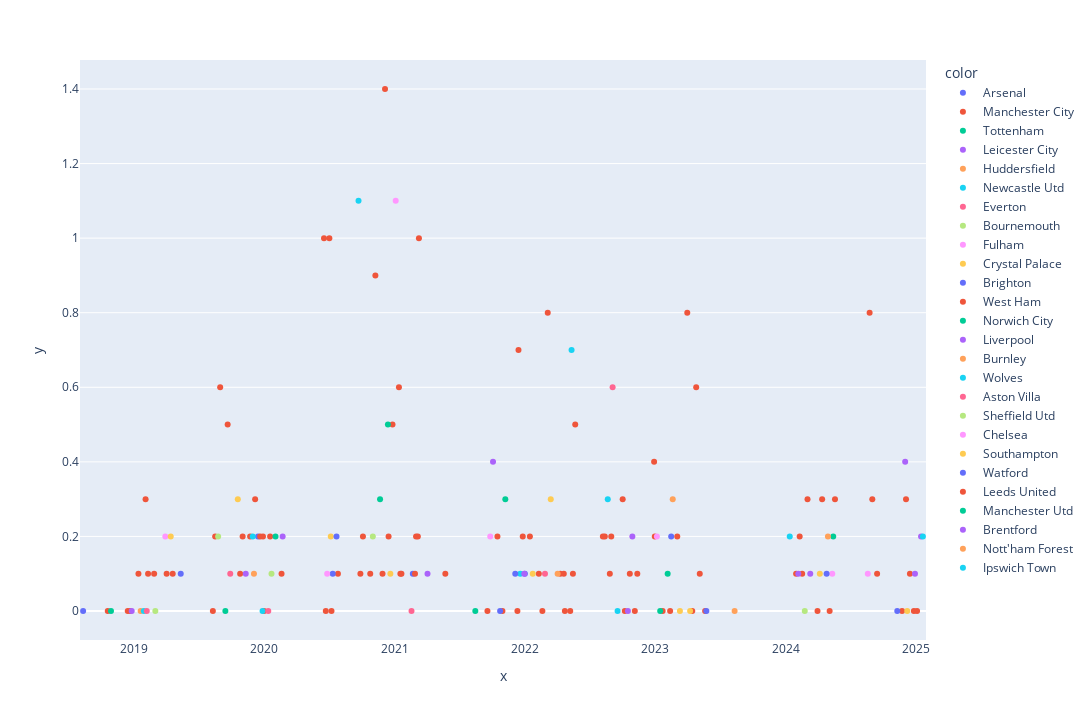

Here is the notebook cell this chart was saved with:
### Code cell
fig = px.strip(
    x=ply['date']
    ,y=ply[('Expected|xG')]
    ,color=ply['home_team']
    ,hover_data=[ply[('Performance|Gls')]]
    ,height=720
    ,width=1280
    )

fig.show()

### Figure 1 — Plotly figure (JSON) as saved in the notebook; plotly's stock layout.template omitted (floating-point values rounded to 4 significant figures)
{"data": [{"alignmentgroup": "True", "boxpoints": "all", "customdata": [[0], [2], [0], [0], [1]], "fillcolor": "rgba(255,255,255,0)", "hoveron": "points", "hovertemplate": "color=Arsenal<br>x=%{x}<br>y=%{y}<br>hover_data_0=%{customdata[0]}<extra></extra>", "legendgroup": "Arsenal", "line": {"color": "rgba(255,255,255,0)"}, "marker": {"color": "#636efa"}, "name": "Arsenal", "offsetgroup": "Arsenal", "orientation": "v", "pointpos": 0, "showlegend": true, "type": "box", "x": ["2018-08-12", "2019-12-15", "2021-02-21", "2022-01-01", "2023-02-15"], "x0": " ", "xaxis": "x", "y": [0, 0.2, 0.1, 0.1, 0.2], "y0": " ", "yaxis": "y"}, {"alignmentgroup": "True", "boxpoints": "all", "customdata": [[0], [0], [1], [0], [0], [0], [0], [1], [0], [0], [1], [1], [0], [0], [1], [0], [0], [1], [0], [0], [1], [1], [0], [1], [0], [2], [0], [0], [0], [1], [0], [0], [0], [0], [0], [0], [0], [0], [2], [1], [0], [1], [0], [0], [2], [1], [1], [1], [0], [2], [1], [0], [0], [0], [0], [1], [0], [0], [0], [0], [1], [0], [0], [0], [0], [0], [0], [1], [0], [2], [0], [0], [0], [0], [0], [0], [0], [0], [0], [0], [1], [0], [0], [1], [0], [0], [0]], "fillcolor": "rgba(255,255,255,0)", "hoveron": "points", "hovertemplate": "color=Manchester City<br>x=%{x}<br>y=%{y}<br>hover_data_0=%{customdata[0]}<extra></extra>", "legendgroup": "Manchester City", "line": {"color": "rgba(255,255,255,0)"}, "marker": {"color": "#EF553B"}, "name": "Manchester City", "offsetgroup": "Manchester City", "orientation": "v", "pointpos": 0, "showlegend": true, "type": "box", "x": ["2018-10-20", "2018-12-15", "2018-12-22", "2019-01-14", "2019-02-03", "2019-02-10", "2019-02-27", "2019-04-03", "2019-04-20", "2019-08-17", "2019-08-31", "2019-09-21", "2019-10-26", "2019-11-02", "2019-11-23", "2019-12-07", "2019-12-21", "2019-12-29", "2020-01-01", "2020-01-18", "2020-02-19", "2020-06-17", "2020-06-22", "2020-07-02", "2020-07-08", "2020-07-26", "2020-09-27", "2020-11-08", "2020-11-28", "2020-12-05", "2020-12-15", "2020-12-26", "2021-01-13", "2021-01-17", "2021-01-20", "2021-02-27", "2021-03-02", "2021-03-07", "2021-03-10", "2021-05-23", "2021-09-18", "2021-10-16", "2021-10-30", "2021-12-11", "2021-12-14", "2021-12-26", "2022-01-15", "2022-02-09", "2022-02-19", "2022-03-06", "2022-04-10", "2022-04-20", "2022-04-23", "2022-05-08", "2022-05-22", "2022-08-13", "2022-08-27", "2022-08-31", "2022-10-02", "2022-10-08", "2022-10-22", "2022-11-05", "2022-11-12", "2022-12-31", "2023-01-22", "2023-02-12", "2023-03-04", "2023-04-01", "2023-04-15", "2023-04-26", "2023-05-06", "2023-05-21", "2024-01-31", "2024-02-10", "2024-02-17", "2024-03-03", "2024-03-31", "2024-04-13", "2024-05-04", "2024-05-19", "2024-08-24", "2024-09-14", "2024-11-23", "2024-12-04", "2024-12-15", "2024-12-26", "2025-01-04"], "x0": " ", "xaxis": "x", "y": [0, 0, 0, 0.1, 0.3, 0.1, 0.1, 0.1, 0.1, 0.2, 0.6, 0.5, 0.1, 0.2, 0.2, 0.3, 0.2, 0.2, 0, 0.2, 0.1, 1, 0, 1, 0, 0.1, 0.1, 0.9, 0.1, 1.4, 0.2, 0.5, 0.6, 0.1, 0.1, 0.1, 0.2, 0.2, 1, 0.1, 0, 0.2, 0, 0, 0.7, 0.2, 0.2, 0.1, 0, 0.8, 0.1, 0.1, 0, 0, 0.5, 0.2, 0.1, 0.2, 0.3, 0, 0.1, 0, 0.1, 0.2, 0, 0, 0.2, 0.8, 0, 0.6, 0.1, 0, 0.1, 0.2, 0.1, 0.3, 0, 0.3, 0, 0.3, 0.8, 0.1, 0, 0.3, 0.1, 0, 0], "y0": " ", "yaxis": "y"}, {"alignmentgroup": "True", "boxpoints": "all", "customdata": [[0], [0], [0], [0], [0], [0]], "fillcolor": "rgba(255,255,255,0)", "hoveron": "points", "hovertemplate": "color=Tottenham<br>x=%{x}<br>y=%{y}<br>hover_data_0=%{customdata[0]}<extra></extra>", "legendgroup": "Tottenham", "line": {"color": "rgba(255,255,255,0)"}, "marker": {"color": "#00cc96"}, "name": "Tottenham", "offsetgroup": "Tottenham", "orientation": "v", "pointpos": 0, "showlegend": true, "type": "box", "x": ["2018-10-29", "2020-02-02", "2020-11-21", "2021-08-15", "2023-02-05", "2024-05-14"], "x0": " ", "xaxis": "x", "y": [0, 0.2, 0.3, 0, 0.1, 0.2], "y0": " ", "yaxis": "y"}, {"alignmentgroup": "True", "boxpoints": "all", "customdata": [[0], [0], [0], [1], [0]], "fillcolor": "rgba(255,255,255,0)", "hoveron": "points", "hovertemplate": "color=Leicester City<br>x=%{x}<br>y=%{y}<br>hover_data_0=%{customdata[0]}<extra></extra>", "legendgroup": "Leicester City", "line": {"color": "rgba(255,255,255,0)"}, "marker": {"color": "#ab63fa"}, "name": "Leicester City", "offsetgroup": "Leicester City", "orientation": "v", "pointpos": 0, "showlegend": true, "type": "box", "x": ["2018-12-26", "2020-02-22", "2021-04-03", "2022-10-29", "2024-12-29"], "x0": " ", "xaxis": "x", "y": [0, 0.2, 0.1, 0.2, 0.1], "y0": " ", "yaxis": "y"}, {"alignmentgroup": "True", "boxpoints": "all", "customdata": [[0]], "fillcolor": "rgba(255,255,255,0)", "hoveron": "points", "hovertemplate": "color=Huddersfield<br>x=%{x}<br>y=%{y}<br>hover_data_0=%{customdata[0]}<extra></extra>", "legendgroup": "Huddersfield", "line": {"color": "rgba(255,255,255,0)"}, "marker": {"color": "#FFA15A"}, "name": "Huddersfield", "offsetgroup": "Huddersfield", "orientation": "v", "pointpos": 0, "showlegend": true, "type": "box", "x": ["2019-01-20"], "x0": " ", "xaxis": "x", "y": [0], "y0": " ", "yaxis": "y"}, {"alignmentgroup": "True", "boxpoints": "all", "customdata": [[0], [1], [0], [0], [1]], "fillcolor": "rgba(255,255,255,0)", "hoveron": "points", "hovertemplate": "color=Newcastle Utd<br>x=%{x}<br>y=%{y}<br>hover_data_0=%{customdata[0]}<extra></extra>", "legendgroup": "Newcastle Utd", "line": {"color": "rgba(255,255,255,0)"}, "marker": {"color": "#19d3f3"}, "name": "Newcastle Utd", "offsetgroup": "Newcastle Utd", "orientation": "v", "pointpos": 0, "showlegend": true, "type": "box", "x": ["2019-01-29", "2019-11-30", "2021-12-19", "2022-08-21", "2024-01-13"], "x0": " ", "xaxis": "x", "y": [0, 0.2, 0.1, 0.3, 0.2], "y0": " ", "yaxis": "y"}, {"alignmentgroup": "True", "boxpoints": "all", "customdata": [[0], [0], [0], [0]], "fillcolor": "rgba(255,255,255,0)", "hoveron": "points", "hovertemplate": "color=Everton<br>x=%{x}<br>y=%{y}<br>hover_data_0=%{customdata[0]}<extra></extra>", "legendgroup": "Everton", "line": {"color": "rgba(255,255,255,0)"}, "marker": {"color": "#FF6692"}, "name": "Everton", "offsetgroup": "Everton", "orientation": "v", "pointpos": 0, "showlegend": true, "type": "box", "x": ["2019-02-06", "2019-09-28", "2021-02-17", "2022-02-26"], "x0": " ", "xaxis": "x", "y": [0, 0.1, 0, 0.1], "y0": " ", "yaxis": "y"}, {"alignmentgroup": "True", "boxpoints": "all", "customdata": [[0], [0], [0]], "fillcolor": "rgba(255,255,255,0)", "hoveron": "points", "hovertemplate": "color=Bournemouth<br>x=%{x}<br>y=%{y}<br>hover_data_0=%{customdata[0]}<extra></extra>", "legendgroup": "Bournemouth", "line": {"color": "rgba(255,255,255,0)"}, "marker": {"color": "#B6E880"}, "name": "Bournemouth", "offsetgroup": "Bournemouth", "orientation": "v", "pointpos": 0, "showlegend": true, "type": "box", "x": ["2019-03-02", "2019-08-25", "2024-02-24"], "x0": " ", "xaxis": "x", "y": [0, 0.2, 0], "y0": " ", "yaxis": "y"}, {"alignmentgroup": "True", "boxpoints": "all", "customdata": [[0], [0]], "fillcolor": "rgba(255,255,255,0)", "hoveron": "points", "hovertemplate": "color=Fulham<br>x=%{x}<br>y=%{y}<br>hover_data_0=%{customdata[0]}<extra></extra>", "legendgroup": "Fulham", "line": {"color": "rgba(255,255,255,0)"}, "marker": {"color": "#FF97FF"}, "name": "Fulham", "offsetgroup": "Fulham", "orientation": "v", "pointpos": 0, "showlegend": true, "type": "box", "x": ["2019-03-30", "2024-05-11"], "x0": " ", "xaxis": "x", "y": [0.2, 0.1], "y0": " ", "yaxis": "y"}, {"alignmentgroup": "True", "boxpoints": "all", "customdata": [[0], [0], [0], [0], [2], [0]], "fillcolor": "rgba(255,255,255,0)", "hoveron": "points", "hovertemplate": "color=Crystal Palace<br>x=%{x}<br>y=%{y}<br>hover_data_0=%{customdata[0]}<extra></extra>", "legendgroup": "Crystal Palace", "line": {"color": "rgba(255,255,255,0)"}, "marker": {"color": "#FECB52"}, "name": "Crystal Palace", "offsetgroup": "Crystal Palace", "orientation": "v", "pointpos": 0, "showlegend": true, "type": "box", "x": ["2019-04-14", "2019-10-19", "2022-03-14", "2023-03-11", "2024-04-06", "2024-12-07"], "x0": " ", "xaxis": "x", "y": [0.2, 0.3, 0.3, 0, 0.1, 0], "y0": " ", "yaxis": "y"}, {"alignmentgroup": "True", "boxpoints": "all", "customdata": [[0], [0], [0], [0], [1], [0]], "fillcolor": "rgba(255,255,255,0)", "hoveron": "points", "hovertemplate": "color=Brighton<br>x=%{x}<br>y=%{y}<br>hover_data_0=%{customdata[0]}<extra></extra>", "legendgroup": "Brighton", "line": {"color": "rgba(255,255,255,0)"}, "marker": {"color": "#636efa"}, "name": "Brighton", "offsetgroup": "Brighton", "orientation": "v", "pointpos": 0, "showlegend": true, "type": "box", "x": ["2019-05-12", "2020-07-11", "2021-10-23", "2023-05-24", "2024-04-25", "2024-11-09"], "x0": " ", "xaxis": "x", "y": [0.1, 0.1, 0, 0, 0.1, 0], "y0": " ", "yaxis": "y"}, {"alignmentgroup": "True", "boxpoints": "all", "customdata": [[0], [0], [0], [0], [0]], "fillcolor": "rgba(255,255,255,0)", "hoveron": "points", "hovertemplate": "color=West Ham<br>x=%{x}<br>y=%{y}<br>hover_data_0=%{customdata[0]}<extra></extra>", "legendgroup": "West Ham", "line": {"color": "rgba(255,255,255,0)"}, "marker": {"color": "#EF553B"}, "name": "West Ham", "offsetgroup": "West Ham", "orientation": "v", "pointpos": 0, "showlegend": true, "type": "box", "x": ["2019-08-10", "2020-10-24", "2022-05-15", "2022-08-07", "2024-08-31"], "x0": " ", "xaxis": "x", "y": [0, 0.1, 0.1, 0.2, 0.3], "y0": " ", "yaxis": "y"}, {"alignmentgroup": "True", "boxpoints": "all", "customdata": [[0]], "fillcolor": "rgba(255,255,255,0)", "hoveron": "points", "hovertemplate": "color=Norwich City<br>x=%{x}<br>y=%{y}<br>hover_data_0=%{customdata[0]}<extra></extra>", "legendgroup": "Norwich City", "line": {"color": "rgba(255,255,255,0)"}, "marker": {"color": "#00cc96"}, "name": "Norwich City", "offsetgroup": "Norwich City", "orientation": "v", "pointpos": 0, "showlegend": true, "type": "box", "x": ["2019-09-14"], "x0": " ", "xaxis": "x", "y": [0], "y0": " ", "yaxis": "y"}, {"alignmentgroup": "True", "boxpoints": "all", "customdata": [[0], [1], [0], [0], [0]], "fillcolor": "rgba(255,255,255,0)", "hoveron": "points", "hovertemplate": "color=Liverpool<br>x=%{x}<br>y=%{y}<br>hover_data_0=%{customdata[0]}<extra></extra>", "legendgroup": "Liverpool", "line": {"color": "rgba(255,255,255,0)"}, "marker": {"color": "#ab63fa"}, "name": "Liverpool", "offsetgroup": "Liverpool", "orientation": "v", "pointpos": 0, "showlegend": true, "type": "box", "x": ["2019-11-10", "2021-10-03", "2022-10-16", "2024-03-10", "2024-12-01"], "x0": " ", "xaxis": "x", "y": [0.1, 0.4, 0, 0.1, 0.4], "y0": " ", "yaxis": "y"}, {"alignmentgroup": "True", "boxpoints": "all", "customdata": [[0], [1], [0]], "fillcolor": "rgba(255,255,255,0)", "hoveron": "points", "hovertemplate": "color=Burnley<br>x=%{x}<br>y=%{y}<br>hover_data_0=%{customdata[0]}<extra></extra>", "legendgroup": "Burnley", "line": {"color": "rgba(255,255,255,0)"}, "marker": {"color": "#FFA15A"}, "name": "Burnley", "offsetgroup": "Burnley", "orientation": "v", "pointpos": 0, "showlegend": true, "type": "box", "x": ["2019-12-03", "2022-04-02", "2023-08-11"], "x0": " ", "xaxis": "x", "y": [0.1, 0.1, 0], "y0": " ", "yaxis": "y"}, {"alignmentgroup": "True", "boxpoints": "all", "customdata": [[0], [1], [4], [0]], "fillcolor": "rgba(255,255,255,0)", "hoveron": "points", "hovertemplate": "color=Wolves<br>x=%{x}<br>y=%{y}<br>hover_data_0=%{customdata[0]}<extra></extra>", "legendgroup": "Wolves", "line": {"color": "rgba(255,255,255,0)"}, "marker": {"color": "#19d3f3"}, "name": "Wolves", "offsetgroup": "Wolves", "orientation": "v", "pointpos": 0, "showlegend": true, "type": "box", "x": ["2019-12-27", "2020-09-21", "2022-05-11", "2022-09-17"], "x0": " ", "xaxis": "x", "y": [0, 1.1, 0.7, 0], "y0": " ", "yaxis": "y"}, {"alignmentgroup": "True", "boxpoints": "all", "customdata": [[0], [0]], "fillcolor": "rgba(255,255,255,0)", "hoveron": "points", "hovertemplate": "color=Aston Villa<br>x=%{x}<br>y=%{y}<br>hover_data_0=%{customdata[0]}<extra></extra>", "legendgroup": "Aston Villa", "line": {"color": "rgba(255,255,255,0)"}, "marker": {"color": "#FF6692"}, "name": "Aston Villa", "offsetgroup": "Aston Villa", "orientation": "v", "pointpos": 0, "showlegend": true, "type": "box", "x": ["2020-01-12", "2022-09-03"], "x0": " ", "xaxis": "x", "y": [0, 0.6], "y0": " ", "yaxis": "y"}, {"alignmentgroup": "True", "boxpoints": "all", "customdata": [[0], [0]], "fillcolor": "rgba(255,255,255,0)", "hoveron": "points", "hovertemplate": "color=Sheffield Utd<br>x=%{x}<br>y=%{y}<br>hover_data_0=%{customdata[0]}<extra></extra>", "legendgroup": "Sheffield Utd", "line": {"color": "rgba(255,255,255,0)"}, "marker": {"color": "#B6E880"}, "name": "Sheffield Utd", "offsetgroup": "Sheffield Utd", "orientation": "v", "pointpos": 0, "showlegend": true, "type": "box", "x": ["2020-01-21", "2020-10-31"], "x0": " ", "xaxis": "x", "y": [0.1, 0.2], "y0": " ", "yaxis": "y"}, {"alignmentgroup": "True", "boxpoints": "all", "customdata": [[1], [1], [0], [0], [0]], "fillcolor": "rgba(255,255,255,0)", "hoveron": "points", "hovertemplate": "color=Chelsea<br>x=%{x}<br>y=%{y}<br>hover_data_0=%{customdata[0]}<extra></extra>", "legendgroup": "Chelsea", "line": {"color": "rgba(255,255,255,0)"}, "marker": {"color": "#FF97FF"}, "name": "Chelsea", "offsetgroup": "Chelsea", "orientation": "v", "pointpos": 0, "showlegend": true, "type": "box", "x": ["2020-06-25", "2021-01-03", "2021-09-25", "2023-01-05", "2024-08-18"], "x0": " ", "xaxis": "x", "y": [0.1, 1.1, 0.2, 0.2, 0.1], "y0": " ", "yaxis": "y"}, {"alignmentgroup": "True", "boxpoints": "all", "customdata": [[0], [0], [0], [0]], "fillcolor": "rgba(255,255,255,0)", "hoveron": "points", "hovertemplate": "color=Southampton<br>x=%{x}<br>y=%{y}<br>hover_data_0=%{customdata[0]}<extra></extra>", "legendgroup": "Southampton", "line": {"color": "rgba(255,255,255,0)"}, "marker": {"color": "#FECB52"}, "name": "Southampton", "offsetgroup": "Southampton", "orientation": "v", "pointpos": 0, "showlegend": true, "type": "box", "x": ["2020-07-05", "2020-12-19", "2022-01-22", "2023-04-08"], "x0": " ", "xaxis": "x", "y": [0.2, 0.1, 0.1, 0], "y0": " ", "yaxis": "y"}, {"alignmentgroup": "True", "boxpoints": "all", "customdata": [[0], [0]], "fillcolor": "rgba(255,255,255,0)", "hoveron": "points", "hovertemplate": "color=Watford<br>x=%{x}<br>y=%{y}<br>hover_data_0=%{customdata[0]}<extra></extra>", "legendgroup": "Watford", "line": {"color": "rgba(255,255,255,0)"}, "marker": {"color": "#636efa"}, "name": "Watford", "offsetgroup": "Watford", "orientation": "v", "pointpos": 0, "showlegend": true, "type": "box", "x": ["2020-07-21", "2021-12-04"], "x0": " ", "xaxis": "x", "y": [0.2, 0.1], "y0": " ", "yaxis": "y"}, {"alignmentgroup": "True", "boxpoints": "all", "customdata": [[0], [0]], "fillcolor": "rgba(255,255,255,0)", "hoveron": "points", "hovertemplate": "color=Leeds United<br>x=%{x}<br>y=%{y}<br>hover_data_0=%{customdata[0]}<extra></extra>", "legendgroup": "Leeds United", "line": {"color": "rgba(255,255,255,0)"}, "marker": {"color": "#EF553B"}, "name": "Leeds United", "offsetgroup": "Leeds United", "orientation": "v", "pointpos": 0, "showlegend": true, "type": "box", "x": ["2020-10-03", "2022-12-28"], "x0": " ", "xaxis": "x", "y": [0.2, 0.4], "y0": " ", "yaxis": "y"}, {"alignmentgroup": "True", "boxpoints": "all", "customdata": [[0], [0], [0]], "fillcolor": "rgba(255,255,255,0)", "hoveron": "points", "hovertemplate": "color=Manchester Utd<br>x=%{x}<br>y=%{y}<br>hover_data_0=%{customdata[0]}<extra></extra>", "legendgroup": "Manchester Utd", "line": {"color": "rgba(255,255,255,0)"}, "marker": {"color": "#00cc96"}, "name": "Manchester Utd", "offsetgroup": "Manchester Utd", "orientation": "v", "pointpos": 0, "showlegend": true, "type": "box", "x": ["2020-12-12", "2021-11-06", "2023-01-14"], "x0": " ", "xaxis": "x", "y": [0.5, 0.3, 0], "y0": " ", "yaxis": "y"}, {"alignmentgroup": "True", "boxpoints": "all", "customdata": [[0], [0], [0]], "fillcolor": "rgba(255,255,255,0)", "hoveron": "points", "hovertemplate": "color=Brentford<br>x=%{x}<br>y=%{y}<br>hover_data_0=%{customdata[0]}<extra></extra>", "legendgroup": "Brentford", "line": {"color": "rgba(255,255,255,0)"}, "marker": {"color": "#ab63fa"}, "name": "Brentford", "offsetgroup": "Brentford", "orientation": "v", "pointpos": 0, "showlegend": true, "type": "box", "x": ["2021-12-29", "2024-02-05", "2025-01-14"], "x0": " ", "xaxis": "x", "y": [0.1, 0.1, 0.2], "y0": " ", "yaxis": "y"}, {"alignmentgroup": "True", "boxpoints": "all", "customdata": [[0], [0]], "fillcolor": "rgba(255,255,255,0)", "hoveron": "points", "hovertemplate": "color=Nott'ham Forest<br>x=%{x}<br>y=%{y}<br>hover_data_0=%{customdata[0]}<extra></extra>", "legendgroup": "Nott'ham Forest", "line": {"color": "rgba(255,255,255,0)"}, "marker": {"color": "#FFA15A"}, "name": "Nott'ham Forest", "offsetgroup": "Nott'ham Forest", "orientation": "v", "pointpos": 0, "showlegend": true, "type": "box", "x": ["2023-02-18", "2024-04-28"], "x0": " ", "xaxis": "x", "y": [0.3, 0.2], "y0": " ", "yaxis": "y"}, {"alignmentgroup": "True", "boxpoints": "all", "customdata": [[0]], "fillcolor": "rgba(255,255,255,0)", "hoveron": "points", "hovertemplate": "color=Ipswich Town<br>x=%{x}<br>y=%{y}<br>hover_data_0=%{customdata[0]}<extra></extra>", "legendgroup": "Ipswich Town", "line": {"color": "rgba(255,255,255,0)"}, "marker": {"color": "#19d3f3"}, "name": "Ipswich Town", "offsetgroup": "Ipswich Town", "orientation": "v", "pointpos": 0, "showlegend": true, "type": "box", "x": ["2025-01-19"], "x0": " ", "xaxis": "x", "y": [0.2], "y0": " ", "yaxis": "y"}], "layout": {"boxmode": "group", "height": 720, "legend": {"title": {"text": "color"}, "tracegroupgap": 0}, "margin": {"t": 60}, "width": 1280, "xaxis": {"anchor": "y", "domain": [0, 1], "title": {"text": "x"}}, "yaxis": {"anchor": "x", "domain": [0, 1], "title": {"text": "y"}}}}
